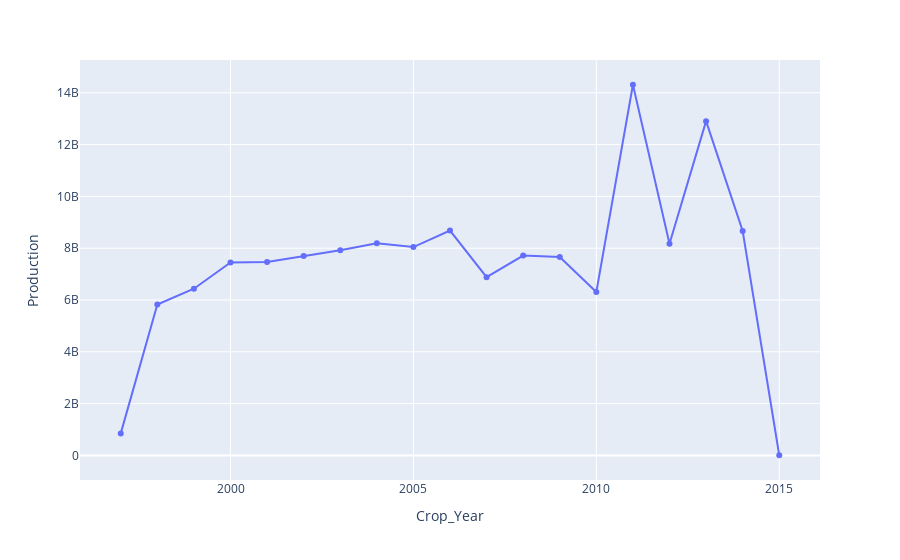

Notebook code for this chart:
### Markdown cell above
##### Yearly Crop Production

### Code cell
# Yearly Production:

yr = data.groupby("Crop_Year")["Production"].agg("sum")
fig = px.line(yr, y = 'Production', markers = True)
fig.show()

### Figure 1 — Plotly figure (JSON) as saved in the notebook; plotly's stock layout.template omitted (floating-point values rounded to 4 significant figures)
{"data": [{"hovertemplate": "Crop_Year=%{x}<br>Production=%{y}<extra></extra>", "legendgroup": "", "line": {"color": "#636efa", "dash": "solid"}, "marker": {"symbol": "circle"}, "mode": "lines+markers", "name": "", "orientation": "v", "showlegend": false, "type": "scatter", "x": [1997, 1998, 1999, 2000, 2001, 2002, 2003, 2004, 2005, 2006, 2007, 2008, 2009, 2010, 2011, 2012, 2013, 2014, 2015], "xaxis": "x", "y": [851232906, 5825000000.0, 6435000000.0, 7450000000.0, 7466000000.0, 7697000000.0, 7918000000.0, 8189000000.0, 8044000000.0, 8682000000.0, 6879000000.0, 7717000000.0, 7660000000.0, 6308000000.0, 14310000000.0, 8171000000.0, 12900000000.0, 8665000000.0, 6935000.0], "yaxis": "y"}], "layout": {"legend": {"tracegroupgap": 0}, "margin": {"t": 60}, "xaxis": {"anchor": "y", "domain": [0, 1], "title": {"text": "Crop_Year"}}, "yaxis": {"anchor": "x", "domain": [0, 1], "title": {"text": "Production"}}}}
